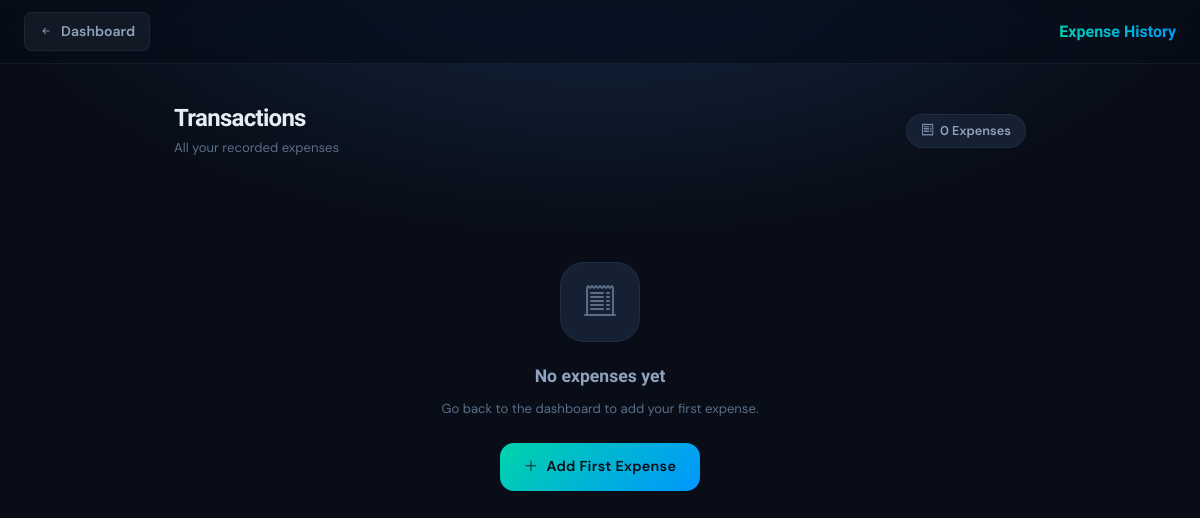
The app's page /expenses (signed in), older data.
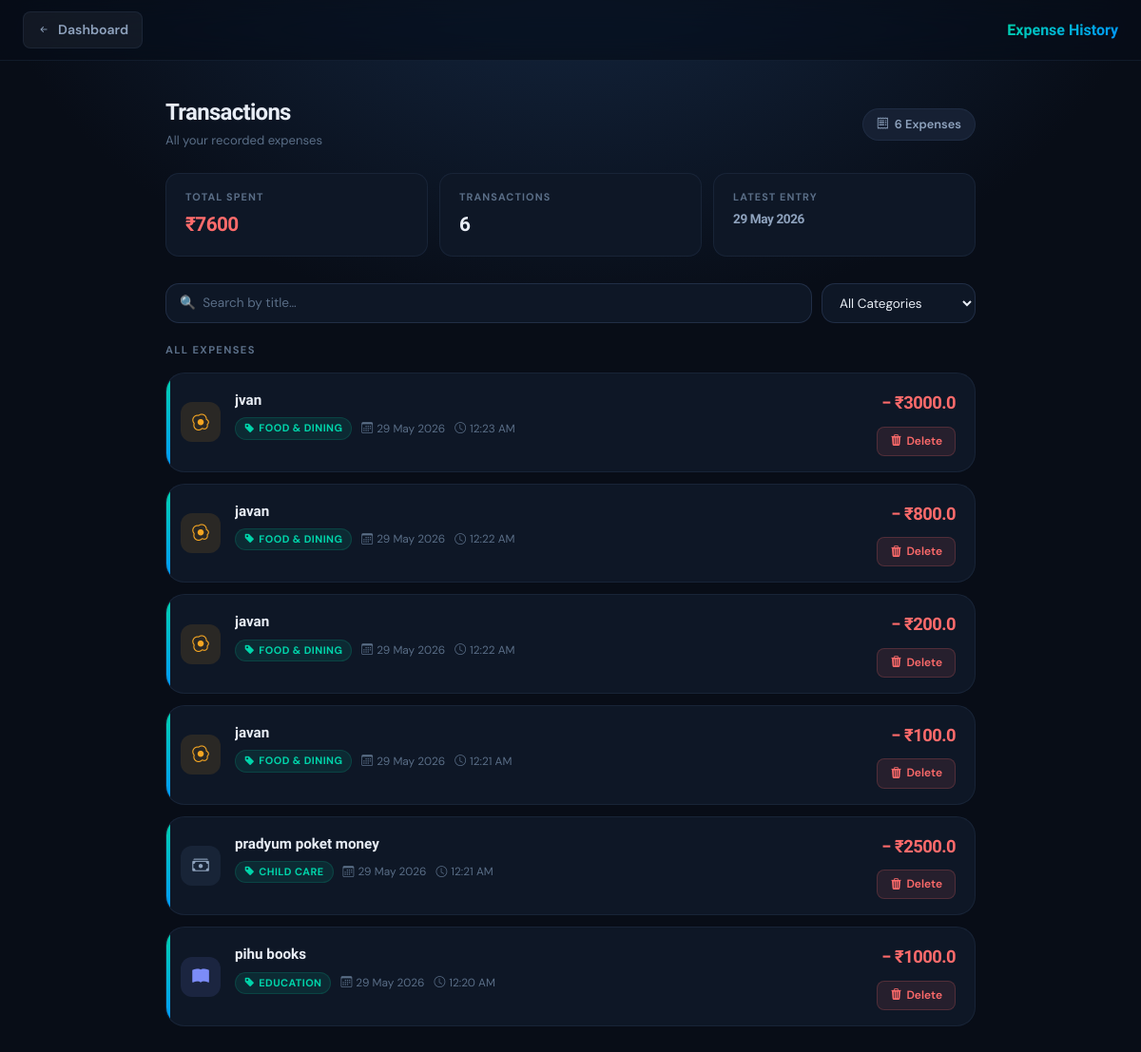
The same page, newer data.
### tables this page shows
CREATE TABLE expenses(

            id INTEGER PRIMARY KEY AUTOINCREMENT,
            user_id INTEGER,
            title TEXT,
            amount INTEGER,
            category TEXT,
            date TEXT,
            time TEXT

        );

### app.py (the view)
@app.route("/expenses")
def expenses_page():
    if "user_id" not in session:
        return redirect("/login")
    user_id = session["user_id"]
    conn    = get_db()
    cursor  = conn.cursor()
    cursor.execute(
        "SELECT * FROM expenses WHERE user_id = ? ORDER BY id DESC",
        (user_id,)
    )
    rows = cursor.fetchall()
    conn.close()
    expenses = []
    for row in rows:
        e = list(row)
        e[3] = float(e[3])   # index 3 = amount column
        expenses.append(e)
    total_spent = round(sum(e[3] for e in expenses), 2)
    return render_template(
        "expenses.html",
        expenses    = expenses,
        total_spent = int(total_spent)
    )

### app.py (called while the page is built)
def get_db():
    conn = sqlite3.connect("expenses.db")
    conn.row_factory = sqlite3.Row   # lets us access columns by name too
    return conn

### templates/expenses.html (shortened to what this page needs)
<!DOCTYPE html>
<html lang="en">
<head>
    <link href="https://cdn.jsdelivr.net/npm/bootstrap@5.3.3/dist/css/bootstrap.min.css" rel="stylesheet">
    <link rel="stylesheet" href="https://cdn.jsdelivr.net/npm/bootstrap-icons@1.11.3/font/bootstrap-icons.min.css">
    <link rel="stylesheet" href="{{ url_for('static', filename='style.css') }}">
</head>
<body>
    <nav class="navbar px-4">
        <a href="/" class="nav-back">
            <i class="bi bi-arrow-left-short"></i>
            Dashboard
        </a>
        <span class="nav-page-title">Expense History</span>
    </nav>
    <div class="page-wrap">
        <div class="d-flex justify-content-between align-items-center mb-4">
            <div>
                <h2 class="page-heading">Transactions</h2>
                <p style="font-size:0.82rem;color:var(--text-muted);margin:4px 0 0;">
                    All your recorded expenses
                </p>
            </div>
            <span class="count-badge">
                <i class="bi bi-receipt"></i>
                {{ expenses|length }} Expense{{ 's' if expenses|length != 1 }}
            </span>
        </div>
        {% if expenses %}
        <div class="summary-bar">
            <div class="summary-tile">
                <span class="s-label">Total Spent</span>
                <span class="s-value" style="color:var(--accent-coral)">₹{{ total_spent }}</span>
            </div>
            <div class="summary-tile">
                <span class="s-label">Transactions</span>
                <span class="s-value">{{ expenses|length }}</span>
            </div>
            <div class="summary-tile">
                <span class="s-label">Latest Entry</span>
                <span class="s-value" style="font-size:0.85rem;color:var(--text-secondary)">
                    {{ expenses[0][5] if expenses }}
                </span>
            </div>
        </div>
        <div class="filter-bar">
            <input type="text" id="searchInput" placeholder="🔍  Search by title…">
            <select id="categoryFilter">
                <option value="">All Categories</option>
            </select>
        </div>
        <p class="section-label">All Expenses</p>
        <div id="expenseList">
        {% for expense in expenses %}
        {% set cat = expense[4] | lower %}
        {% if 'food' in cat or 'dining' in cat or 'grocer' in cat %}
            {% set ic = 'ic-food' %}{% set icon = 'bi-egg-fried' %}
        {% elif 'travel' in cat or 'transport' in cat or 'fuel' in cat %}
            {% set ic = 'ic-travel' %}{% set icon = 'bi-car-front-fill' %}
        {% elif 'health' in cat or 'medical' in cat or 'gym' in cat or 'fitness' in cat %}
            {% set ic = 'ic-health' %}{% set icon = 'bi-heart-pulse-fill' %}
        {% elif 'shop' in cat or 'cloth' in cat or 'beauty' in cat or 'personal' in cat %}
            {% set ic = 'ic-shop' %}{% set icon = 'bi-bag-fill' %}
        {% elif 'bill' in cat or 'util' in cat or 'rent' in cat or 'emi' in cat or 'internet' in cat or 'mobile' in cat or 'electric' in cat %}
            {% set ic = 'ic-bills' %}{% set icon = 'bi-receipt-cutoff' %}
        {% elif 'edu' in cat or 'book' in cat %}
            {% set ic = 'ic-edu' %}{% set icon = 'bi-book-fill' %}
        {% elif 'entertain' in cat or 'movie' in cat or 'gaming' in cat %}
            {% set ic = 'ic-travel' %}{% set icon = 'bi-controller' %}
        {% else %}
            {% set ic = 'ic-default' %}{% set icon = 'bi-cash-stack' %}
        {% endif %}
        <div class="xcard"
             data-title="{{ expense[2] | lower }}"
             data-category="{{ expense[4] }}">
            <div class="xcard-strip"></div>
            <div class="xcard-icon-col">
                <div class="xcard-icon {{ ic }}">
                    <i class="bi {{ icon }}"></i>
                </div>
            </div>
            <div class="xcard-body">
                <div class="xcard-title">{{ expense[2] }}</div>
                <div class="xcard-meta">
                    <span class="xcard-cat">
                        <i class="bi bi-tag-fill"></i>
                        {{ expense[4] }}
                    </span>
                    <span class="xcard-date">
                        <i class="bi bi-calendar3"></i>
                        {{ expense[5] }}
                    </span>
                    <span class="xcard-date">
                        <i class="bi bi-clock"></i>
                        {{ expense[6] }}
                    </span>
                </div>
            </div>
            <div class="xcard-right">
                <div class="xcard-amount">− ₹{{ expense[3] }}</div>
                <a href="/delete/{{ expense[0] }}"
                   class="btn-del"
                   onclick="return confirm('Delete \'{{ expense[2] }}\'?')">
                    <i class="bi bi-trash3-fill"></i>
                    Delete
                </a>
            </div>
        </div>
        {% endfor %}
        </div>
        {% else %}
        <div class="empty-wrap">
            <div class="empty-icon-box"><i class="bi bi-receipt-cutoff"></i></div>
            <div class="empty-title">No expenses yet</div>
            <p style="font-size:0.82rem;color:var(--text-muted);margin-bottom:24px">
                Go back to the dashboard to add your first expense.
            </p>
            <a href="/" class="btn btn-primary px-4">
                <i class="bi bi-plus-lg me-2"></i>Add First Expense
            </a>
        </div>
        {% endif %}
    </div>
</body>
</html>

### static/style.css (style rules this page uses)
:root { --bg-base: #080d17; --bg-surface: #0e1726; --bg-elevated: #162033; --bg-hover: #1c2a42; --border-subtle: rgba(99, 130, 181, 0.12); --border-default: rgba(99, 130, 181, 0.22); --border-strong: rgba(99, 130, 181, 0.38); --text-primary: #e8edf5; --text-secondary: #8fa3be; --text-muted: #5a6e87; --text-inverse: #080d17; --accent-teal: #00d4aa; --accent-teal-dim:#00a882; --accent-teal-bg: rgba(0, 212, 170, 0.10); --accent-teal-glow: rgba(0, 212, 170, 0.25); --accent-amber: #f5a623; --accent-amber-bg:rgba(245, 166, 35, 0.10); --accent-coral: #ff6b6b; --accent-coral-bg:rgba(255, 107, 107, 0.10); --accent-indigo: #7c8cf8; --accent-indigo-bg:rgba(124, 140, 248, 0.10); --accent-green: #3ddc97; --accent-green-bg: rgba(61, 220, 151, 0.10); --grad-primary: linear-gradient(135deg, #00d4aa 0%, #0096ff 100%); --grad-warm: linear-gradient(135deg, #f5a623 0%, #ff6b6b 100%); --grad-cool: linear-gradient(135deg, #7c8cf8 0%, #00d4aa 100%); --grad-bg: radial-gradient(ellipse 80% 60% at 50% -10%, #162a46 0%, #080d17 65%); --shadow-sm: 0 2px 8px rgba(0,0,0,0.35); --shadow-md: 0 4px 20px rgba(0,0,0,0.45); --shadow-lg: 0 12px 48px rgba(0,0,0,0.55); --shadow-glow: 0 0 32px rgba(0, 212, 170, 0.18); --radius-sm: 8px; --radius-md: 14px; --radius-lg: 20px; --radius-xl: 28px; --radius-pill:100px; --ease-out: cubic-bezier(0.22, 1, 0.36, 1); --ease-in: cubic-bezier(0.64, 0, 0.78, 0); --duration: 0.28s; }
*, *::before, *::after { box-sizing: border-box; margin: 0; padding: 0; }
html { scroll-behavior: smooth; -webkit-font-smoothing: antialiased; -moz-osx-font-smoothing: grayscale; }
body { font-family: 'DM Sans', sans-serif; font-size: 15px; line-height: 1.6; color: var(--text-primary); background: var(--bg-base); background-image: var(--grad-bg); background-attachment: fixed; min-height: 100vh; }
.navbar { background: rgba(8, 13, 23, 0.72); backdrop-filter: blur(20px) saturate(1.6); -webkit-backdrop-filter: blur(20px) saturate(1.6); border-bottom: 1px solid var(--border-subtle); padding: 0 24px; height: 64px; position: sticky; top: 0; z-index: 1000; display: flex; align-items: center; }

Row changes from the older to the newer data that the page shows:
added expenses: date "29 May 2026", title "jvan", category "FOOD & DINING", time "12:23 AM", amount "3000.0"
added expenses: title "javan", category "FOOD & DINING", date "29 May 2026", time "12:22 AM", amount "800.0"
added expenses: title "javan", category "FOOD & DINING", date "29 May 2026", time "12:22 AM", amount "200.0"
added expenses: title "javan", category "FOOD & DINING", date "29 May 2026", time "12:21 AM", amount "100.0"
added expenses: title "pradyum poket money", category "CHILD CARE", date "29 May 2026", time "12:21 AM", amount "2500.0"
added expenses: title "pihu books", category "EDUCATION", date "29 May 2026", time "12:20 AM", amount "1000.0"
Text that changed along with them:
{{ expenses|length }}: "0" → "6"
{{ total_spent }}: (not shown) → "7600"
{{ expenses|length }}: (not shown) → "6"
form field value: (not shown) → "All Categories"
text no longer shown: "No expenses yet Go back to the dashboard to add your first expense. Add First Expense"
text now shown: "TOTAL SPENT ₹ TRANSACTIONS LATEST ENTRY ALL EXPENSES"
